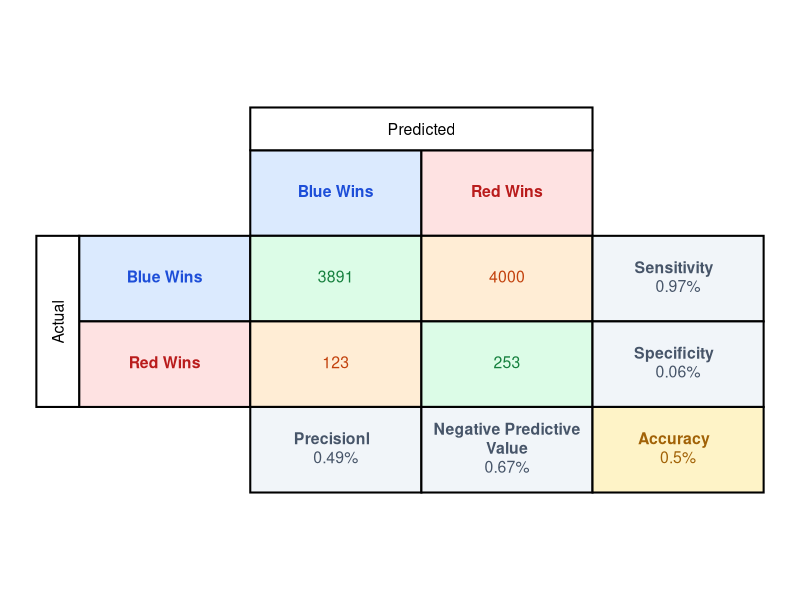

Recreate this plot in R.
# ------------- Zdefiniuj parametry -----------------
# TP - True Positive,   FN - False Negative,
# TN - True Negative,   FP - False Positive,
# name - nazwa bez rozszerzenia
draw_confusion_matrix <- function(TP, FN, TN, FP, name){
  library(ggplot2)
  library(dplyr)
  library(ggtext)
  
  # ============================================================
  # PARAMETRY ROZMIARÓW - EDYTUJ TUTAJ
  # ============================================================
  
  # Szerokości kolumn
  col_width_top_header <- 0.25   # Kolumna 1 (lewa scalona)
  col_width_normal <- 1     # Kolumny 2-5 (zwykłe)
  
  # Wysokości wierszy
  row_height_top_header <- 0.25  # Wiersz 1 (górny scalony)
  row_height_normal <- 0.5    # Wiersze 2-5 (zwykłe)
  
  # ============================================================
  # PARAMETRY PROCENTOWE
  # ============================================================
  precision <- round(TP/(TP + FP), 2)
  negative_pred_val <- round(TN/(TN + FN), 2)
  sensitivity <- round(TP/(TP + FN), 2)
  specificity <- round(TN/(TN + FP), 2)
  accuracy <- round((TP + TN)/(TP + TN + FP + FN), 2)
  
  # ============================================================
  # OBLICZANIE POZYCJI NA PODSTAWIE ROZMIARÓW (POPRAWIONE)
  # ============================================================
  
  # Szerokości i wysokości dla każdej kolumny/wiersza
  col_widths <- c(col_width_top_header, col_width_normal, col_width_normal, col_width_normal, col_width_normal)
  row_heights <- c(row_height_top_header, row_height_normal, row_height_normal, row_height_normal, row_height_normal)
  
  # Krawędzie kolumn (kumulatywne)
  x_edges <- cumsum(c(0, col_widths))
  total_width <- sum(col_widths)
  
  # Środki kolumn
  x_positions <- x_edges[1:5] + col_widths / 2
  
  # Krawędzie wierszy od góry (kumulatywne)
  y_edges_from_top <- cumsum(c(0, row_heights))
  total_height <- sum(row_heights)
  
  # Środki wierszy (odwrócone, żeby wiersz 1 był na górze)
  y_positions <- total_height - (y_edges_from_top[1:5] + row_heights / 2)
  
  # ============================================================
  # SIATKA KOMÓREK
  # ============================================================
  
  cells <- expand.grid(col = 1:5, row = 1:5) |>
    mutate(
      x = x_positions[col],
      y = y_positions[row],
      w = col_widths[col],
      h = row_heights[row]
    )
  
  # Komórki do usunięcia
  missing_cells <- data.frame(
    row = c(1, 1, 1, 1, 1, 2, 3, 4, 5, 2, 2, 5),
    col = c(1, 2, 3, 4, 5, 1, 1, 1, 1, 2, 5, 2)
  )
  
  # Tekst i style
  cells <- cells |>
    mutate(
      label = case_when(
        row == 2 & col == 3 ~ "**Blue Wins**",
        row == 2 & col == 4 ~ "**Red Wins**",
        row == 3 & col == 2 ~ "**Blue Wins**",
        row == 4 & col == 2 ~ "**Red Wins**",
        
        row == 3 & col == 3 ~ paste0("", TP),
        row == 3 & col == 4 ~ paste0("", FP),
        row == 4 & col == 3 ~ paste0("", FN),
        row == 4 & col == 4 ~ paste0("", TN),
        
        row == 5 & col == 3 ~ paste0("**Precisionl** <br>", precision, "%"),
        row == 5 & col == 4 ~ paste0("**Negative Predictive<br>Value**<br>", negative_pred_val, "%"),
        row == 3 & col == 5 ~ paste0("**Sensitivity** <br>", sensitivity, "%"),
        row == 4 & col == 5 ~ paste0("**Specificity** <br>", specificity, "%"),
        row == 5 & col == 5 ~ paste0("**Accuracy** <br>", accuracy, "%"),
        
        TRUE ~ ""
      ),
      
      # ------------------ TŁO KOMÓREK ------------------
      fill = case_when(
        # 1. Nagłówki klas (kolory marki Blue/Red)
        # Nagłówek "Blue Wins" w kolumnie predykcji (wiersz 2, kol 3)
        # oraz w wierszu actual (wiersz 3, kol 2) - dostosuj do swojej struktury!
        (row == 2 & col == 3) | (row == 3 & col == 2) ~ "#dbeafe", # Blue Wins nagłówki
        (row == 2 & col == 4) | (row == 4 & col == 2) ~ "#fee2e2", # Red Wins nagłówki
        
        # 2. Główne wyróżnienie: Accuracy
        row == 5 & col == 5 ~ "#fef3c7", # Złoty
        
        # 3. Trafienia - poprawne predykcje (główna przekątna)
        (row == 3 & col == 3) | (row == 4 & col == 4) ~ "#dcfce7", # Jasny zielony
        
        # 4. Błędy - niepoprawne predykcje (poza przekątną)
        (row == 3 & col == 4) | (row == 4 & col == 3) ~ "#ffedd5", # Jasny pomarańczowy
        
        # 5. Pozostałe metryki (Sensitivity, Specificity, Precision, NPV)
        row == 5 | col == 5 ~ "#f1f5f9", # Jasny slate
        
        # Reszta (puste komórki, nagłówki "Predicted"/"Actual")
        TRUE ~ "white"
      ),
      
      # ------------------ KOLOR TEKSTU ------------------
      text_color = case_when(
        # 1. Nagłówki klas
        (row == 2 & col == 3) | (row == 3 & col == 2) ~ "#1d4ed8", # Blue Wins tekst
        (row == 2 & col == 4) | (row == 4 & col == 2) ~ "#b91c1c", # Red Wins tekst
        
        # 2. Accuracy
        row == 5 & col == 5 ~ "#a16207", # Ciemny złoty
        
        # 3. Trafienia
        (row == 3 & col == 3) | (row == 4 & col == 4) ~ "#15803d", # Ciemny zielony
        
        # 4. Błędy
        (row == 3 & col == 4) | (row == 4 & col == 3) ~ "#c2410c", # Ciemny pomarańczowy
        
        # 5. Pozostałe metryki
        row == 5 | col == 5 ~ "#475569", # Ciemny slate
        
        # Reszta
        TRUE ~ "black"
      ),
      
      fontface = case_when(
        row %in% 3:4 & col %in% 3:4 ~ "bold",
        TRUE ~ "plain"
      )
    )
  
  cells_to_draw <- anti_join(cells, missing_cells, by = c("row", "col"))
  
  # ============================================================
  # SCALONE KOMÓRKI 
  # ============================================================
  
  merged_cells <- data.frame(
    # Top Header: kolumny 3-4, wiersz 1
    x = c(
      (x_positions[3] + x_positions[4]) / 2,    # Środek między kol 3 i 4
      x_positions[1]                            # Kolumna 1
    ),
    y = c(
      y_positions[1],                          # Wiersz 1
      (y_positions[3] + y_positions[4]) / 2    # Środek między wierszem 3 i 4
    ),
    w = c(
      col_width_normal * 2,                     # Szerokość = 2 kolumny
      col_width_top_header                      # Szerokość = 1 kolumna header
    ),
    h = c(
      row_height_top_header,                    # Wysokość = 1 wiersz header
      row_height_normal * 2                     # Wysokość = 2 wiersze
    ),
    label      = c("Predicted", "Actual"),
    fill       = c("white", "white"),
    text_color = c("black", "black"),
    fontface   = c("plain", "plain"),
    angle      = c(0, 90)
  )
  
  # ============================================================
  # RYSOWANIE
  # ============================================================
  
  p <- ggplot() +
    # Zwykłe komórki
    
    geom_tile(
      data = cells_to_draw,
      aes(x = x, y = y, width = w, height = h, fill = fill),
      color = "black", linewidth = 0.7
    ) +
    # Scalone komórki
    geom_tile(
      data = merged_cells,
      aes(x = x, y = y, width = w, height = h, fill = fill),
      color = "black", linewidth = 0.7
    ) +
    scale_fill_identity() +
    
    # Tekst dla zwykłych komórek
    geom_richtext(
      data = cells_to_draw,
      aes(x = x, y = y, label = label, color = text_color),
      size = 4, 
      fill = NA,           # Bez tła
      label.color = NA     # Bez ramki wokół tekstu
    ) +
    # Tekst dla scalonych komórek
    geom_text(
      data = merged_cells,
      aes(x = x, y = y, label = label, color = text_color, fontface = fontface, angle = angle),
      size = 4, lineheight = 1.1
    ) +
    scale_color_identity() +
    
    coord_fixed() +
    xlim(0, total_width) +
    ylim(0, total_height) +
    theme_void()
  
  # Zapis
  ggsave(paste0("./Plots/confusion_matrixes/",name,".png"), p, width = 10, height = 10, dpi = 300, bg = "transparent")
}

draw_confusion_matrix(3891, 123, 253, 4000, "custom_table")
